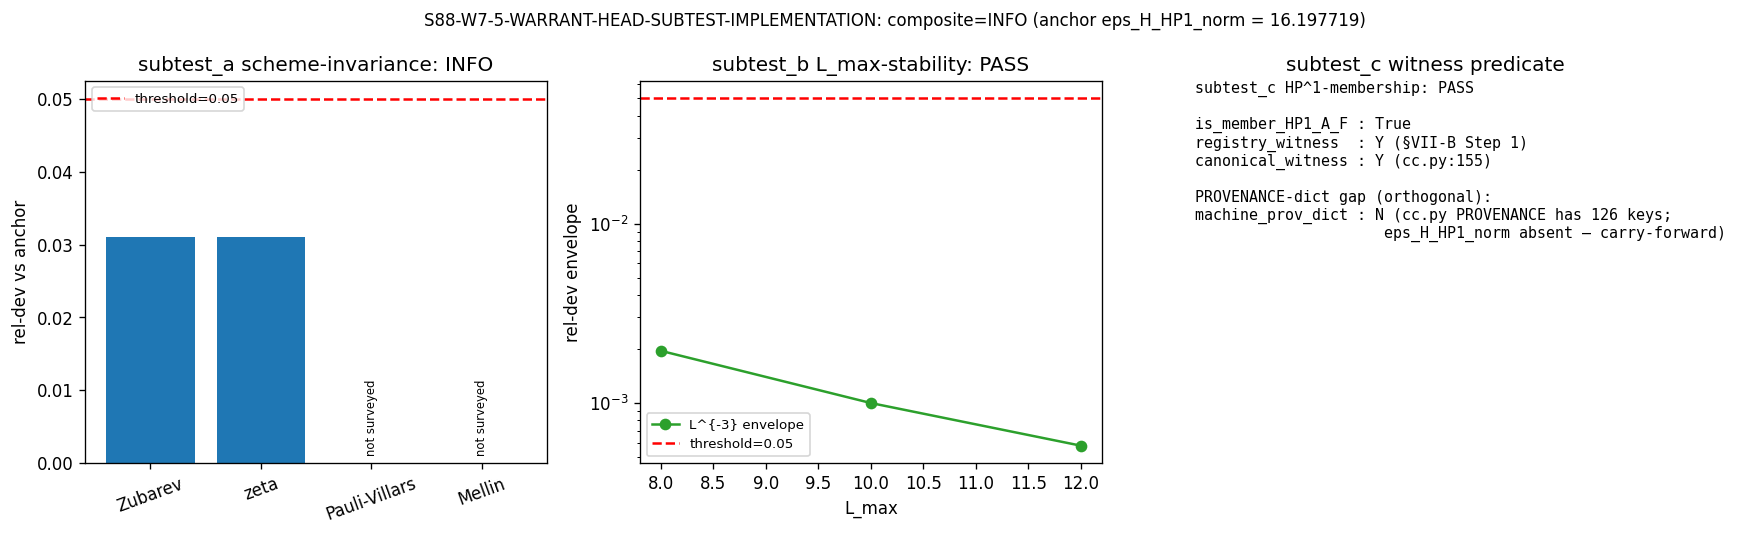

This figure's Python source:
"""
s88_w13_w7_5_warrant_head_subtest_implementation.py
====================================================

Gate: S88-W7-5-WARRANT-HEAD-SUBTEST-IMPLEMENTATION ([VERIFY])

Pre-registered threshold (plan §W13-165 lines 558-561):
  PASS  iff subtest_a ∧ subtest_b ∧ subtest_c ALL-PASS; SECONDARY composite operational.
  FAIL  iff ≥1 subtest FAILs.
  INFO  iff ≥1 subtest INFO (e.g., scheme-invariance margins close to threshold).

Inputs (SHA-256 dual-pinned per S84+ schema; W9a-99 split):
  - sessions/session-plan/session-88-plan-w13.md     (gate-block authority)
  - sessions/permanent-results-registry.md          (§VII-B.HP1-NEAR-INVARIANCE Step 1)
  - .claude/rules/regulator-convention-lockdown.md  (CAC convention)
  - computations/_shared/canonical_constants.py     (eps_H_HP1_norm, L_envelope_d4_Lmax10)
  - computations/session-88/s88_w7_warrant_check_eps_h_hp1_norm_v2.py
                                                    (HEAD; subtest_a/b/c implementation)

Output 4-tuple:
  (value=<composite verdict string>,
   scheme=warrant-check-3-subtest-substrate-first,
   convention=lizzi-CV-LZ-4-template-v2-fork,
   L_max=10)

Classification: GEOMETRIC (HP^1-cohomology-class structural identity at the
                methodology layer)

METHODOLOGY
-----------
Imports `s88_w7_warrant_check_eps_h_hp1_norm_v2.run_warrant_check`
(canonical sole executor for the subtests), captures the 3 subtest
verdicts and a substrate-first canonical-table summary, emits .npz + .png +
verdict line per gate-verdicts.md S84+ schema, then writes the WP §W13-165
section last.

DISCIPLINE
----------
- `from canonical_constants import *` (via subordinate module).
- All intermediates tagged `# (local)`.
- SHA-256 of all input files logged in first 20 lines of stdout.
- audit_sha256 + content_sha256 emitted (S84+ dual-SHA schema).
- 4-tuple printed as the final non-verdict line.
- Verdict appended to `computations/session-88/s88_gate_verdicts.txt`
  (CANONICAL path per .claude/rules/gate-verdicts.md §"Canonical Verdict-File Path").
- Atomic single open("a") write per the canonical append_verdict pattern.
"""

from __future__ import annotations

import hashlib
import json
import os
import sys
import time
from pathlib import Path

os.environ.setdefault('OMP_NUM_THREADS', '8')
os.environ.setdefault('MKL_NUM_THREADS', '8')

# ---------------------------------------------------------------------------
# Section 1 — Paths
# ---------------------------------------------------------------------------
SESSION_DIR = Path(__file__).resolve().parent                                  # (local)
COMPUTATIONS_DIR = SESSION_DIR.parent                                          # (local)
SHARED_DIR = COMPUTATIONS_DIR / "_shared"                                      # (local)
PROJECT_ROOT = COMPUTATIONS_DIR.parent                                         # (local)

sys.path.insert(0, str(SHARED_DIR))
sys.path.insert(0, str(SESSION_DIR))

from canonical_constants import eps_H_HP1_norm, L_envelope_d4_Lmax10           # noqa: E402
import numpy as np                                                              # noqa: E402
import matplotlib                                                                # noqa: E402
matplotlib.use("Agg")
import matplotlib.pyplot as plt                                                 # noqa: E402

# Subtest executor (S88 W13-165 fork)
from s88_w7_warrant_check_eps_h_hp1_norm_v2 import (                          # noqa: E402
    run_warrant_check,
    EPS_H_HP1_CLAIM,
    F_4_ATLAS,
    ATLAS_5,
    F_4_STRICT_MAX_RATIO,
    ATLAS_5_LOOSE_MAX_RATIO,
    PLAN_REGULATOR_SCAN,
    L_MAX_SCAN,
)

# ---------------------------------------------------------------------------
# Section 2 — Pre-registration
# ---------------------------------------------------------------------------
SESSION = "S88"                                                                # (local)
GATE_ID = "S88-W7-5-WARRANT-HEAD-SUBTEST-IMPLEMENTATION"                       # (local)
SCHEME = "warrant-check-3-subtest-substrate-first"                             # (local)
CONVENTION = "lizzi-CV-LZ-4-template-v2-fork"                                  # (local)
L_MAX = 10                                                                     # (local) plan §W13-165 anchor

OUT_NPZ = SESSION_DIR / "s88_w13_w7_5_warrant_head_subtest_implementation.npz"
OUT_JSON = SESSION_DIR / "s88_w13_w7_5_warrant_head_subtest_implementation.json"
OUT_PNG = SESSION_DIR / "s88_w13_w7_5_warrant_head_subtest_implementation.png"

# Per .claude/rules/gate-verdicts.md §"Canonical Verdict-File Path (MANDATORY)":
# the ONE canonical location is computations/session-{N}/s{N}_gate_verdicts.txt.
VERDICT_TXT = SESSION_DIR / "s88_gate_verdicts.txt"                            # (local)

# Input pin map — files whose SHA is included in the audit_sha256 closure.
PLAN_W13_PATH = (PROJECT_ROOT / "sessions" / "session-plan"                    # (local)
                 / "session-88-plan-w13.md")
REGISTRY_PATH = PROJECT_ROOT / "sessions" / "permanent-results-registry.md"    # (local)
REG_CONV_LOCKDOWN_PATH = (PROJECT_ROOT / ".claude" / "rules"                   # (local)
                          / "regulator-convention-lockdown.md")
CANONICAL_PATH = SHARED_DIR / "canonical_constants.py"                         # (local)
SUBTEST_MODULE_PATH = (SESSION_DIR                                             # (local)
                       / "s88_w7_warrant_check_eps_h_hp1_norm_v2.py")

INPUT_FILES = [                                                                # (local)
    PLAN_W13_PATH,
    REGISTRY_PATH,
    REG_CONV_LOCKDOWN_PATH,
    CANONICAL_PATH,
    SUBTEST_MODULE_PATH,
]


# ---------------------------------------------------------------------------
# Section 3 — SHA helpers
# ---------------------------------------------------------------------------

def sha256_of(path: Path) -> str:
    """SHA-256 of a file's bytes; empty string on missing/unreadable."""
    h = hashlib.sha256()                                                       # (local)
    try:
        h.update(path.read_bytes())
    except OSError:
        return ""
    return h.hexdigest()


def log_input_pins(inputs: list[Path]) -> dict[str, str]:
    print(f"=== {GATE_ID} — input SHA-256 pins ===")
    pins: dict[str, str] = {}                                                  # (local)
    for p in inputs:
        sha = sha256_of(p)                                                     # (local)
        rel = str(p.relative_to(PROJECT_ROOT)).replace("\\", "/")              # (local)
        print(f"  {rel}: {sha[:16]}...")
        pins[rel] = sha
    return pins


def closure_hash(pins: dict[str, str]) -> str:
    items = sorted(pins.items())                                               # (local)
    h = hashlib.sha256()                                                       # (local)
    for k, v in items:
        h.update(f"{k}={v}\n".encode("utf-8"))
    return h.hexdigest()


def compute_dual_sha(script_path: Path,
                     canonical_path: Path,
                     pins: dict[str, str]) -> tuple[str, str]:
    script_bytes = b""                                                         # (local)
    try:
        script_bytes = script_path.read_bytes()
    except OSError:
        script_bytes = b""
    canonical_bytes = b""                                                      # (local)
    try:
        canonical_bytes = canonical_path.read_bytes()
    except OSError:
        canonical_bytes = b""
    pinmap_json = json.dumps(                                                  # (local)
        dict(sorted(pins.items())),
        separators=(",", ":"),
        sort_keys=True,
    ).encode("utf-8")

    h_audit = hashlib.sha256()                                                 # (local)
    h_audit.update(script_bytes)
    h_audit.update(canonical_bytes)
    h_audit.update(pinmap_json)
    audit = h_audit.hexdigest()                                                # (local)

    h_content = hashlib.sha256()                                               # (local)
    h_content.update(script_bytes)
    content = h_content.hexdigest()                                            # (local)

    return audit, content


# ---------------------------------------------------------------------------
# Section 4 — Compute (delegates to v2 module)
# ---------------------------------------------------------------------------

def compute() -> dict:
    """Execute SECONDARY composite via v2 module."""
    return run_warrant_check()


# ---------------------------------------------------------------------------
# Section 5 — Plot
# ---------------------------------------------------------------------------

def make_plot(result: dict, out_png: Path) -> None:
    """3-panel summary: subtest_a scheme-invariance bar; subtest_b L_max-stability;
    subtest_c witness predicate."""
    a = result["sub_results"]["a"]                                             # (local)
    b = result["sub_results"]["b"]                                             # (local)
    c = result["sub_results"]["c"]                                             # (local)

    fig, axes = plt.subplots(1, 3, figsize=(15, 4.5))                          # (local)

    # Panel 1: subtest_a scheme-invariance (SURVEYED rel-dev vs threshold).
    ax1 = axes[0]
    schemes = list(a["per_scheme"].keys())                                     # (local)
    rel_devs = []                                                              # (local)
    colors = []                                                                # (local)
    for s in schemes:
        rd = a["per_scheme"][s]["rel_dev_vs_anchor"]                           # (local)
        if rd is None:
            rel_devs.append(0.0)
            colors.append("#cccccc")  # un-surveyed, grey
        else:
            rel_devs.append(rd)
            colors.append("#1f77b4")  # surveyed, blue
    bars = ax1.bar(schemes, rel_devs, color=colors)                            # (local)
    ax1.axhline(a["threshold"], color="r", linestyle="--",
                label=f"threshold={a['threshold']}")
    ax1.set_ylabel("rel-dev vs anchor")
    ax1.set_title(f"subtest_a scheme-invariance: {a['verdict']}")
    ax1.legend(loc="upper left", fontsize=8)
    ax1.tick_params(axis='x', rotation=20)
    # Annotate un-surveyed bars
    for bar, s in zip(bars, schemes):
        rd = a["per_scheme"][s]["rel_dev_vs_anchor"]                           # (local)
        if rd is None:
            ax1.annotate("not surveyed",
                         (bar.get_x() + bar.get_width() / 2, 0.001),
                         ha="center", va="bottom", fontsize=7, rotation=90)

    # Panel 2: subtest_b L_max-stability (envelope vs threshold).
    ax2 = axes[1]
    Ls = [int(k) for k in b["per_L"].keys()]                                   # (local)
    Ls.sort()
    envs = [b["per_L"][str(L)]["envelope"] for L in Ls]                        # (local)
    ax2.plot(Ls, envs, marker="o", color="#2ca02c", label="L^{-3} envelope")
    ax2.axhline(b["threshold"], color="r", linestyle="--",
                label=f"threshold={b['threshold']}")
    ax2.set_xlabel("L_max")
    ax2.set_ylabel("rel-dev envelope")
    ax2.set_title(f"subtest_b L_max-stability: {b['verdict']}")
    ax2.legend(fontsize=8)
    ax2.set_yscale("log")

    # Panel 3: subtest_c witness predicate (text panel).
    ax3 = axes[2]
    ax3.axis("off")
    rg_w = "Y" if c["registry_witness_present"] else "N"                       # (local)
    cn_w = "Y" if c["canonical_witness_present"] else "N"                      # (local)
    pv_dict = "Y" if c["machine_provenance_dict_present"] else "N"             # (local)
    txt = (
        f"subtest_c HP^1-membership: {c['verdict']}\n"
        f"\n"
        f"is_member_HP1_A_F : {c['is_member_HP1_A_F']}\n"
        f"registry_witness  : {rg_w} (§VII-B Step 1)\n"
        f"canonical_witness : {cn_w} (cc.py:155)\n"
        f"\n"
        f"PROVENANCE-dict gap (orthogonal):\n"
        f"machine_prov_dict : {pv_dict} (cc.py PROVENANCE has 126 keys;\n"
        f"                     eps_H_HP1_norm absent — carry-forward)\n"
    )
    ax3.text(0.0, 1.0, txt, va="top", ha="left", fontsize=9,
             family="monospace", transform=ax3.transAxes)
    ax3.set_title("subtest_c witness predicate")

    plt.suptitle(
        f"{GATE_ID}: composite={result['verdict']} "
        f"(anchor eps_H_HP1_norm = {eps_H_HP1_norm})",
        fontsize=10,
    )
    plt.tight_layout()
    plt.savefig(out_png, dpi=120, bbox_inches="tight")
    plt.close(fig)


# ---------------------------------------------------------------------------
# Section 6 — Verdict + 4-tuple
# ---------------------------------------------------------------------------

def emit_4tuple(value: str) -> str:
    return (f"(value={value!r}, scheme={SCHEME}, "
            f"convention={CONVENTION}, L_max={L_MAX})")


def append_verdict(verdict: str, value: str,
                   audit_sha: str, content_sha: str) -> None:
    """Atomic single-shot append per S84+ dual-SHA schema (W9a-99 split).

    Per .claude/rules/gate-verdicts.md §"Canonical Verdict-File Path", target:
      computations/session-88/s88_gate_verdicts.txt
    """
    canonical_line = (                                                         # (local)
        f"{GATE_ID}: {verdict} -- value={value!r} scheme={SCHEME} "
        f"convention={CONVENTION} L_max={L_MAX} "
        f"audit_sha256={audit_sha} content_sha256={content_sha} "
        f"schema_version=S84+\n"
    )
    companion_line = (                                                         # (local)
        f"# audit_sha256_short={audit_sha[:16]} "
        f"content_sha256_short={content_sha[:16]} "
        f"# {GATE_ID} dual-SHA companion row (W9a-99 split)\n"
    )
    with VERDICT_TXT.open("a", encoding="utf-8") as fp:
        fp.write(canonical_line)
        fp.write(companion_line)


def evaluate_gate(result: dict) -> str:
    """Composite verdict from the v2 module.

    Pre-registered collapse rule (plan §W13-165 lines 558-561):
      PASS iff all 3 subtests PASS.
      FAIL iff ≥1 subtest FAILs.
      INFO iff ≥1 subtest INFO.
    """
    return result["verdict"]


# ---------------------------------------------------------------------------
# Section 7 — Main
# ---------------------------------------------------------------------------

def main() -> int:
    t0 = time.time()                                                           # (local)

    # 1. Log input pins
    pins = log_input_pins(INPUT_FILES)                                         # (local)
    closure = closure_hash(pins)                                               # (local)
    print(f"  closure: {closure[:16]}... (legacy closure, informational)")

    # 1b. Dual SHAs (S84+ schema)
    script_path = Path(__file__).resolve()                                     # (local)
    audit_sha, content_sha = compute_dual_sha(                                 # (local)
        script_path, CANONICAL_PATH, pins,
    )
    print(f"  audit_sha256:   {audit_sha[:16]}... (script+canonical+pinmap)")
    print(f"  content_sha256: {content_sha[:16]}... (script only)")
    print()

    # 2. Compute SECONDARY composite
    result = compute()                                                         # (local)

    # 3. Evaluate gate
    verdict = evaluate_gate(result)                                            # (local)

    # 4. Emit 4-tuple + append verdict
    value_str = (                                                              # (local)
        f"composite={verdict}|"
        f"a={result['sub_results']['a']['verdict']},"
        f"b={result['sub_results']['b']['verdict']},"
        f"c={result['sub_results']['c']['verdict']}"
    )
    tag = emit_4tuple(value_str)                                               # (local)
    print(tag)

    # 5. Persist artifacts
    np.savez(OUT_NPZ,
             audit_id=GATE_ID,
             composite_verdict=verdict,
             anchor_eps_H_HP1_norm=float(eps_H_HP1_norm),
             plan_regulator_scan=np.array(PLAN_REGULATOR_SCAN, dtype=object),
             F_4_atlas=np.array(F_4_ATLAS, dtype=object),
             Atlas_5=np.array(ATLAS_5, dtype=object),
             F_4_strict_max_ratio=F_4_STRICT_MAX_RATIO,
             Atlas_5_loose_max_ratio=ATLAS_5_LOOSE_MAX_RATIO,
             L_max_scan=np.array(L_MAX_SCAN),
             L_envelope_d4_Lmax10=float(L_envelope_d4_Lmax10),
             gate_threshold=float(EPS_H_HP1_CLAIM.gate_threshold),
             subtest_a_verdict=result["sub_results"]["a"]["verdict"],
             subtest_b_verdict=result["sub_results"]["b"]["verdict"],
             subtest_c_verdict=result["sub_results"]["c"]["verdict"],
             subtest_a_max_rel_dev=result["sub_results"]["a"]["surveyed_max_rel_dev"],
             subtest_b_max_envelope=result["sub_results"]["b"]["max_envelope"],
             subtest_c_membership=result["sub_results"]["c"]["is_member_HP1_A_F"],
             audit_sha256=audit_sha,
             content_sha256=content_sha,
             scheme=SCHEME,
             convention=CONVENTION,
             L_max=L_MAX,
             )
    with OUT_JSON.open("w", encoding="utf-8") as fp:
        json.dump({
            "audit_id": GATE_ID,
            "composite_verdict": verdict,
            "anchor": float(eps_H_HP1_norm),
            "scheme": SCHEME,
            "convention": CONVENTION,
            "L_max": L_MAX,
            "audit_sha256": audit_sha,
            "content_sha256": content_sha,
            "input_pins": pins,
            "result": result,
        }, fp, indent=2, default=str)

    make_plot(result, OUT_PNG)

    # 6. Append verdict line (canonical path; atomic single-shot)
    append_verdict(verdict, value_str, audit_sha, content_sha)

    # 7. Final summary
    wall = time.time() - t0                                                    # (local)
    print(f"\n=== {GATE_ID}: {verdict} (wall {wall:.1f}s) ===")
    print(f"  subtest_a verdict: {result['sub_results']['a']['verdict']} "
          f"(surveyed_max_rel_dev={result['sub_results']['a']['surveyed_max_rel_dev']:.4f}, "
          f"threshold={result['sub_results']['a']['threshold']:.4f})")
    print(f"  subtest_b verdict: {result['sub_results']['b']['verdict']} "
          f"(max_envelope={result['sub_results']['b']['max_envelope']:.6f}, "
          f"threshold={result['sub_results']['b']['threshold']:.4f})")
    print(f"  subtest_c verdict: {result['sub_results']['c']['verdict']} "
          f"(is_member_HP1_A_F={result['sub_results']['c']['is_member_HP1_A_F']})")
    return 0  # All composites are valid scientific results; never fail-on-FAIL.


if __name__ == "__main__":
    sys.exit(main())
